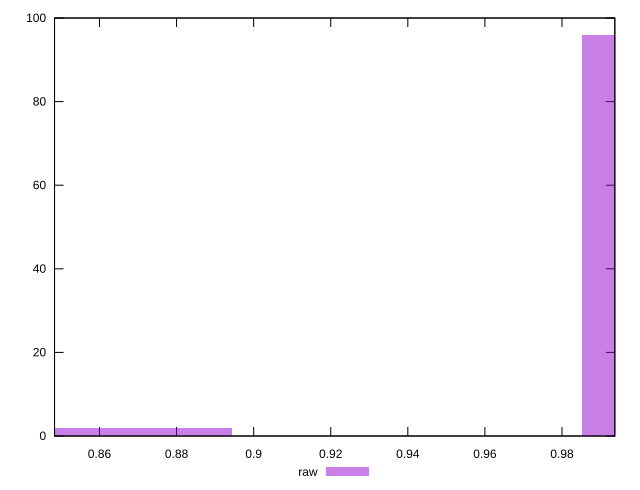

Source code (gnuplot):
reset

$raw <<EOF
0.8488142224564914 2
1.0003881907522933 96
0.8791290161156518 2
EOF

set key outside below
set boxwidth 0.030314793659160406
set xrange [0.8483372432795361:0.9937081846804422]
set yrange [0:100]
set trange [0:100]
set style fill transparent solid 0.5 noborder
set terminal svg size 640, 490 enhanced background rgb 'white'
set output "reports/report_00031_2021-02-24T23-18-18.084Z/meta/pScore/samples/card/raw/histogram.svg"

plot $raw title "raw" with boxes

reset
